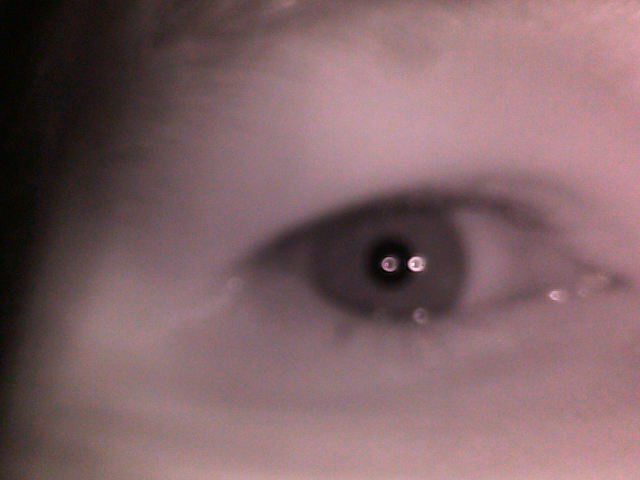
#> input picture pictures/eyeIR.png, 640 x 480 px, found by its file name
$ python processing.py
#> lines starting #> are read from the running program, lines starting #| are printed output that depends on the picture; after the words box and inside, x2 and y2 are one past the last pixel; in counts of white or black regions, pixels touching at a corner belong together
#> further down, im is the input picture: shape (480, 640, 3); mean B, G, R 103.2, 99.4, 128.3
#!/usr/bin/env python
# -*- coding: utf-8 -*-

#    This file is part of eyetracker-ng.
#
#    eyetracker-ng is free software: you can redistribute it and/or modify
#    it under the terms of the GNU General Public License as published by
#    the Free Software Foundation, either version 3 of the License, or
#    (at your option) any later version.
#
#    eyetracker-ng is distributed in the hope that it will be useful,
#    but WITHOUT ANY WARRANTY; without even the implied warranty of
#    MERCHANTABILITY or FITNESS FOR A PARTICULAR PURPOSE. See the
#    GNU General Public License for more details.
#
#    You should have received a copy of the GNU General Public License
#    along with eyetracker-ng. If not, see <http://www.gnu.org/licenses/>.

# authors: Sasza Kijek, Karol Augustin, Tomasz Spustek
# e-mails: saszasasha@gmail.com karol@augustin.pl tomasz@spustek.pl
# University of Warsaw 2013

import cv2

thresholds = {'otsu' : cv2.THRESH_OTSU, 'bin' : cv2.THRESH_BINARY,
              'bin_inv' : cv2.THRESH_BINARY_INV,
              'zero' : cv2.THRESH_TOZERO, 'zero_inv' : cv2.THRESH_TOZERO_INV,
              'trunc' : cv2.THRESH_TRUNC}

adaptiveMethods = {'gaussian' : cv2.ADAPTIVE_THRESH_GAUSSIAN_C,
                   'mean' : cv2.ADAPTIVE_THRESH_MEAN_C}

colors = {'blue' : (255, 0, 0), 'green' : (0, 255, 0), 'red' : (0, 0, 255)}

def bgr2gray(imageBGR):
    '''Convert color image(BGR) to gray image.'''
    return cv2.cvtColor(imageBGR, cv2.COLOR_BGR2GRAY)

def gray2bgr(imageGRAY):
    '''Convert gray image to color image(BGR).'''
    return cv2.cvtColor(imageGRAY, cv2.COLOR_GRAY2BGR)

def threshold(image, thresh_v=25, max_v=255, thresh_type='trunc'):
    '''
    Threshold the image.

    Parameters:
    -----------
    image - 2d 8-bit array depicting an image in one-channel color(ex. grayscale)
    thresh_v - value of threshold cut-off
    max_v - maximal value when thresholding, relevant only if thresh_type is 'bin' or 'bin_inv'
    thresh_type - type of thresholding, possible 'otsu', 'bin', 'bin_inv', 'zero', 'zero_inv', 'trunc'

    For corresponding threshold types description see docs.opencv.org:
    {'otsu' : cv2.THRESH_OTSU,
     'bin' : cv2.THRESH_BINARY, 'bin_inv' : cv2.THRESH_BINARY_INV,
     'zero' : cv2.THRESH_TOZERO, 'zero_inv' : cv2.THRESH_TOZERO_INV,
     'trunc' : cv2.THRESH_TRUNC}
    '''
    thresh_v = int(thresh_v)
    max_v = int(max_v)

    ret, thresholded_image = cv2.threshold(image, thresh_v, max_v,
                                           thresholds[thresh_type])
    return thresholded_image

def imageFlipMirror(im,mirrored,fliped):
    '''
    Flip and/or mirror the given image.

    Parameters:
    -----------
    im - 2D array depicting an image as an numpy array
    mirrored - self explanatory boolean parameter (left - right)
    fliped - self explanatory boolean parameter (top - bottom)
    '''
#> called with mirrored = 0, fliped = 1

    if mirrored == 1 and fliped == 0:
        im[:,:,0] = cv2.flip(im[:,:,0], 1)
        im[:,:,1] = cv2.flip(im[:,:,1], 1)
        im[:,:,2] = cv2.flip(im[:,:,2], 1)
    elif mirrored == 0 and fliped == 1:
        im[:,:,0] = cv2.flip(im[:,:,0], 0)
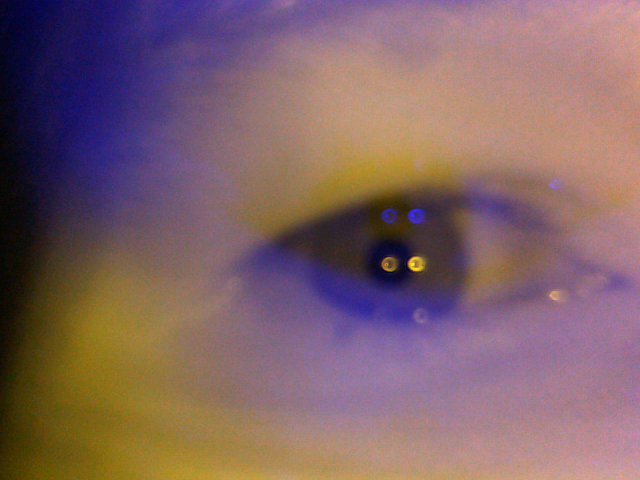
#> im: shape (480, 640, 3); mean B, G, R 103.2, 99.4, 128.3
        im[:,:,1] = cv2.flip(im[:,:,1], 0)
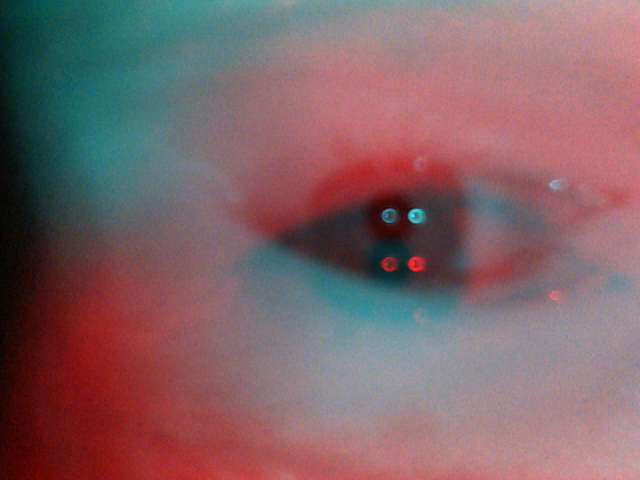
#> im: shape (480, 640, 3); mean B, G, R 103.2, 99.4, 128.3
        im[:,:,2] = cv2.flip(im[:,:,2], 0)
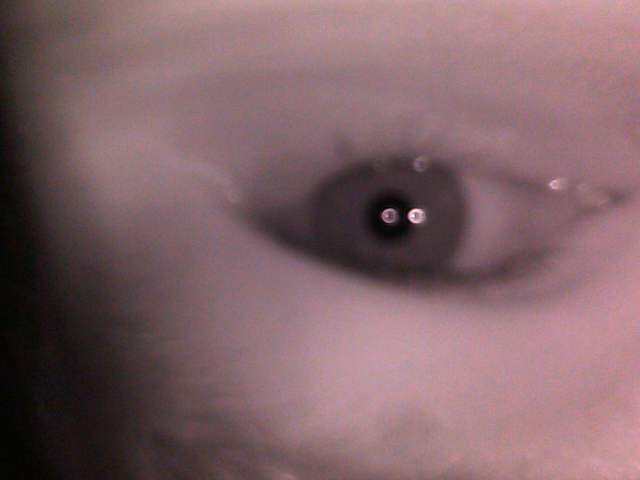
#> im: shape (480, 640, 3); mean B, G, R 103.2, 99.4, 128.3
    elif mirrored == 1 and fliped == 1:
        im[:,:,0] = cv2.flip(im[:,:,0], -1)
        im[:,:,1] = cv2.flip(im[:,:,1], -1)
        im[:,:,2] = cv2.flip(im[:,:,2], -1)
    return im

def adaptiveThreshold(image, max_v=255, adaptiveMethod='gaussian',
                      thresh_type='bin', blockSize=33,
                      subtConstant=50):
    '''
    Threshold the image using adaptive methods.

    Parameters:
    -----------
    image - 2D array depicting an image in one-scale color(ex. grayscale)
    max_v - maximal value to be used in threshold
    adaptiveMethod - method used for thresholding, possible 'gaussian' or 'mean'
    thresh_type - prethresholding, possible thresholds 'bin'(binary) or 'bin_inv'(inversed binary)
    blockSize - Size of a pixel neighborhood that is used to calculate a threshold value, the size must be an odd number.
    subtConstant - a constant that will be subtracted from mean or weighted mean(depending on adaptiveMethod chosen)

    For corresponding adaptive methods see docs.opencv.org:
    {'gaussian' : cv2.ADAPTIVE_THRESH_GAUSSIAN_C,
     'mean' : cv2.ADAPTIVE_THRESH_MEAN_C}
    '''

    max_v = int(max_v)
    blockSize = int(blockSize)
    subtConstant = int(subtConstant)

    if thresh_type is not 'bin' and thresh_type is not 'bin_inv':
        raise AttributeError('thresh_type may be "bin" or "bin_inv" here.')

    return cv2.adaptiveThreshold(image, max_v, adaptiveMethods[adaptiveMethod],
                                 thresholds[thresh_type], blockSize,
                                 subtConstant)

def mark(image, where, radius=10, color='red', thickness=3):
    '''
    Mark object with a circle.

    Parameters:
    -----------
    image - 3d array depicting the original image that is to be marked, needs to be in three scale color
    where - array of sets of coordinates(y, x or y, x, radius) of the object
    radius - set same radius for all objects, if a set of coordinates has a third value this will be overruled
    color - color of circles marking the object, possible: 'blue', 'green' or 'red'
    thickness - thickness of the circle
    '''
    if where != None:
        for coordinates in where:
            x = coordinates[1]
            y = coordinates[0]
            if len(coordinates) == 3:
                radius = coordinates[2]
            cv2.circle(image, (y, x), radius, colors[color], thickness)

if __name__ == '__main__':
    im = cv2.imread('pictures/eyeIR.png', -1)

    marked = im.copy()

    im_fliped = imageFlipMirror(im,0,1)

    #marked = cv2.imread('examples/eyeIR.png', -1)

    im_gray = bgr2gray(im)
#> in bgr2gray, `return cv2.cvtColor(imageBGR, cv2.COLOR_BGR2GRAY)`:
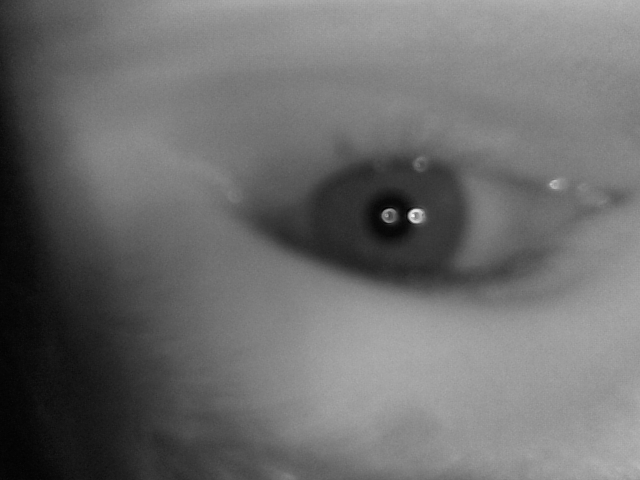
#> returned value: shape (480, 640); min 2, max 250, mean 108.4

    im_back = gray2bgr(im_gray)

    #for depicting that there are 3 color channels
    im_back[0:10, :] = colors['blue']
    im_back[-10:-1, :] = colors['green']
    im_back[:, 0:10] = colors['red']
    im_back[:, -10:-1] = colors['red']
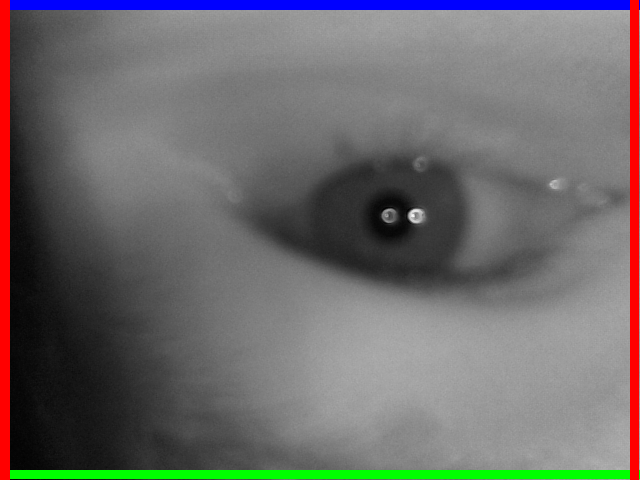
#> im_back: shape (480, 640, 3); mean B, G, R 106.5, 106, 108.9

    im_thresh = threshold(im_gray)
#> in threshold, `ret, thresholded_image = cv2.threshold(image, thresh_v, max_v, thresho..`:
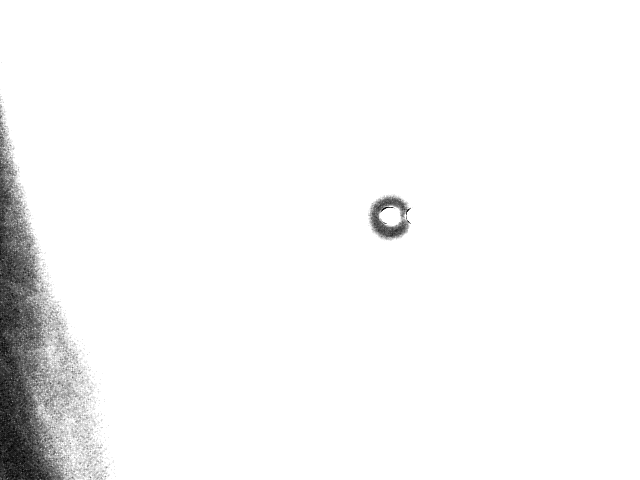
#> thresholded_image: shape (480, 640); min 2, max 25, mean 24.2; drawn with min black and max white
#> in threshold, `ret, thresholded_image = cv2.threshold(image, thresh_v, max_v, thresho..`: ret = 25

    im_thresh_adapt = adaptiveThreshold(im_gray)
#> in adaptiveThreshold, `return cv2.adaptiveThreshold(image, max_v, adaptiveMethods[adaptiveMet..`:
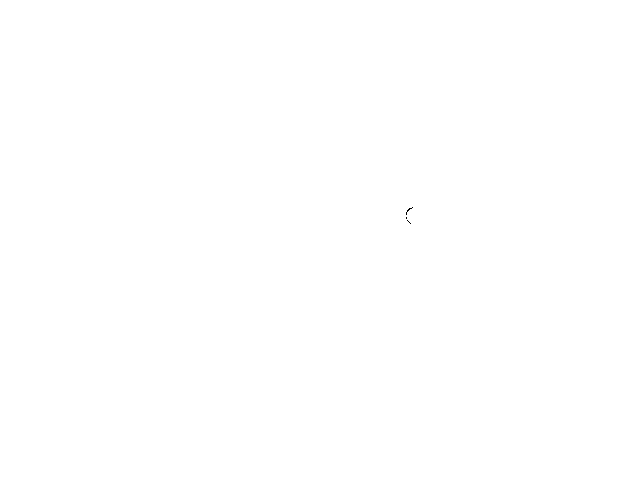
#> returned value: shape (480, 640); 100% white; black in thin lines or dots, all inside (x1, y1, x2, y2) = (406, 207, 413, 224)

    mark(marked, [[marked.shape[1]/2, marked.shape[0]/2]], radius=30)

    pics = {'original image' : im, 'one-channel gray image' : im_gray,
            'converted back to 3 channel' : im_back,
            'thresholded' : im_thresh,
            'thresholded adaptively' : im_thresh_adapt,
            'Marked center of image' : marked,
            'Fliped image' : im_fliped}

    while(1):
        [cv2.imshow(descp, pic) for descp, pic in pics.iteritems()]

        k = cv2.waitKey(0) & 0xFF
#> (key q is pressed here)
        if k == 27 or k == ord('q'):
            break

    cv2.destroyAllWindows()
